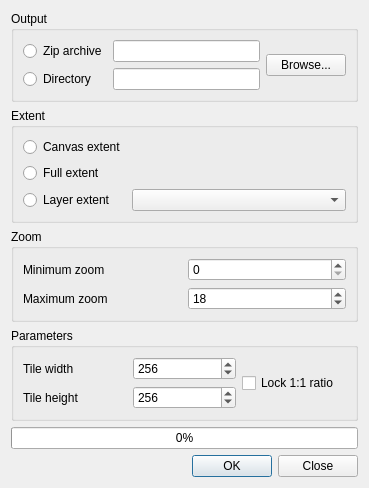
<?xml version="1.0" encoding="UTF-8"?>
<ui version="4.0">
 <class>Dialog</class>
 <widget class="QDialog" name="Dialog">
  <property name="geometry">
   <rect>
    <x>0</x>
    <y>0</y>
    <width>369</width>
    <height>468</height>
   </rect>
  </property>
  <property name="windowTitle">
   <string>Dialog</string>
  </property>
  <layout class="QVBoxLayout" name="verticalLayout">
   <item>
    <widget class="QGroupBox" name="groupBox">
     <property name="title">
      <string>Output</string>
     </property>
     <layout class="QGridLayout" name="gridLayout">
      <item row="0" column="0">
       <widget class="QRadioButton" name="rbOutputZip">
        <property name="text">
         <string>Zip archive</string>
        </property>
       </widget>
      </item>
      <item row="0" column="1">
       <widget class="QLineEdit" name="leZipFileName"/>
      </item>
      <item row="0" column="2" rowspan="2">
       <widget class="QPushButton" name="btnBrowse">
        <property name="text">
         <string>Browse...</string>
        </property>
       </widget>
      </item>
      <item row="1" column="0">
       <widget class="QRadioButton" name="rbOutputDir">
        <property name="text">
         <string>Directory</string>
        </property>
       </widget>
      </item>
      <item row="1" column="1">
       <widget class="QLineEdit" name="leDirectoryName"/>
      </item>
     </layout>
    </widget>
   </item>
   <item>
    <widget class="QGroupBox" name="groupBox_2">
     <property name="title">
      <string>Extent</string>
     </property>
     <layout class="QGridLayout" name="gridLayout_2">
      <item row="0" column="0">
       <widget class="QRadioButton" name="rbExtentCanvas">
        <property name="text">
         <string>Canvas extent</string>
        </property>
       </widget>
      </item>
      <item row="1" column="0">
       <widget class="QRadioButton" name="rbExtentFull">
        <property name="text">
         <string>Full extent</string>
        </property>
       </widget>
      </item>
      <item row="2" column="0">
       <widget class="QRadioButton" name="rbExtentLayer">
        <property name="text">
         <string>Layer extent</string>
        </property>
       </widget>
      </item>
      <item row="2" column="1">
       <widget class="QComboBox" name="cmbLayers">
        <property name="sizePolicy">
         <sizepolicy hsizetype="Expanding" vsizetype="Fixed">
          <horstretch>0</horstretch>
          <verstretch>0</verstretch>
         </sizepolicy>
        </property>
       </widget>
      </item>
     </layout>
    </widget>
   </item>
   <item>
    <widget class="QGroupBox" name="groupBox_3">
     <property name="title">
      <string>Zoom</string>
     </property>
     <layout class="QGridLayout" name="gridLayout_3">
      <item row="0" column="0">
       <widget class="QLabel" name="label">
        <property name="text">
         <string>Minimum zoom</string>
        </property>
       </widget>
      </item>
      <item row="0" column="1">
       <widget class="QSpinBox" name="spnZoomMin">
        <property name="maximum">
         <number>40</number>
        </property>
       </widget>
      </item>
      <item row="1" column="0">
       <widget class="QLabel" name="label_2">
        <property name="text">
         <string>Maximum zoom</string>
        </property>
       </widget>
      </item>
      <item row="1" column="1">
       <widget class="QSpinBox" name="spnZoomMax">
        <property name="minimum">
         <number>0</number>
        </property>
        <property name="maximum">
         <number>40</number>
        </property>
        <property name="value">
         <number>18</number>
        </property>
       </widget>
      </item>
     </layout>
    </widget>
   </item>
   <item>
    <widget class="QGroupBox" name="groupBox_4">
     <property name="title">
      <string>Parameters</string>
     </property>
     <layout class="QGridLayout">
      <item row="0" column="0">
       <widget class="QLabel" name="label_3">
        <property name="text">
         <string>Tile width</string>
        </property>
       </widget>
      </item>
      <item row="0" column="2" rowspan="2">
       <widget class="QCheckBox" name="chkLockRatio">
        <property name="text">
         <string>Lock 1:1 ratio</string>
        </property>
       </widget>
      </item>
      <item row="1" column="0">
       <widget class="QLabel" name="lblHeight">
        <property name="enabled">
         <bool>true</bool>
        </property>
        <property name="text">
         <string>Tile height</string>
        </property>
       </widget>
      </item>
      <item row="0" column="1">
       <widget class="QSpinBox" name="spnTileWidth">
        <property name="minimum">
         <number>128</number>
        </property>
        <property name="maximum">
         <number>2048</number>
        </property>
        <property name="value">
         <number>256</number>
        </property>
       </widget>
      </item>
      <item row="1" column="1">
       <widget class="QSpinBox" name="spnTileHeight">
        <property name="enabled">
         <bool>true</bool>
        </property>
        <property name="minimum">
         <number>128</number>
        </property>
        <property name="maximum">
         <number>2048</number>
        </property>
        <property name="value">
         <number>256</number>
        </property>
       </widget>
      </item>
     </layout>
    </widget>
   </item>
   <item>
    <widget class="QProgressBar" name="progressBar">
     <property name="value">
      <number>0</number>
     </property>
    </widget>
   </item>
   <item>
    <widget class="QDialogButtonBox" name="buttonBox">
     <property name="orientation">
      <enum>Qt::Horizontal</enum>
     </property>
     <property name="standardButtons">
      <set>QDialogButtonBox::Close|QDialogButtonBox::Ok</set>
     </property>
    </widget>
   </item>
  </layout>
 </widget>
 <resources/>
 <connections>
  <connection>
   <sender>buttonBox</sender>
   <signal>accepted()</signal>
   <receiver>Dialog</receiver>
   <slot>accept()</slot>
   <hints>
    <hint type="sourcelabel">
     <x>248</x>
     <y>254</y>
    </hint>
    <hint type="destinationlabel">
     <x>157</x>
     <y>274</y>
    </hint>
   </hints>
  </connection>
  <connection>
   <sender>buttonBox</sender>
   <signal>rejected()</signal>
   <receiver>Dialog</receiver>
   <slot>reject()</slot>
   <hints>
    <hint type="sourcelabel">
     <x>316</x>
     <y>260</y>
    </hint>
    <hint type="destinationlabel">
     <x>286</x>
     <y>274</y>
    </hint>
   </hints>
  </connection>
 </connections>
</ui>
